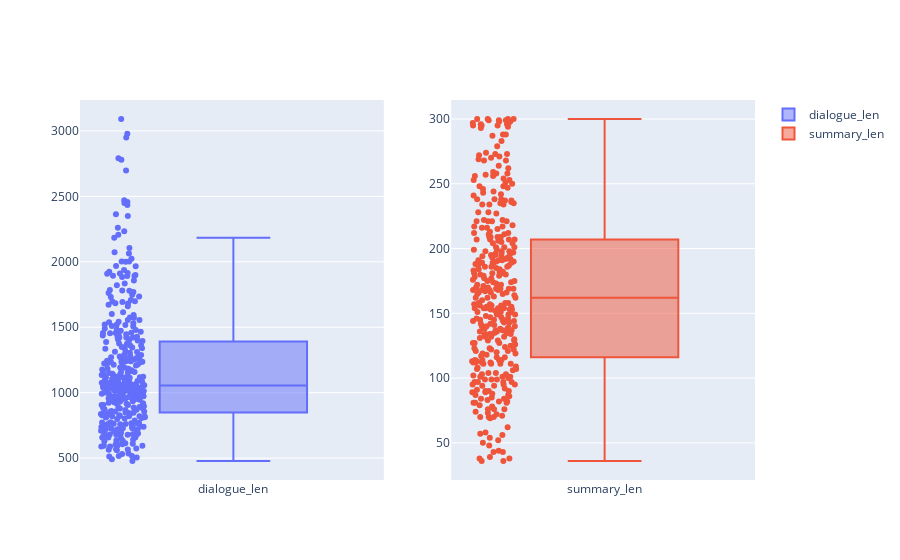

Write notebook code for a chart like this one.
### Code cell
df_r['dialogue_len'] = df_r.dialogue.apply(len)
df_r['summary_len'] = df_r.summary.apply(len)

vars = ['dialogue_len', 'summary_len']
fig = make_subplots(rows=1, cols=len(vars))
for i, var in enumerate(vars):
    fig.add_trace(
        go.Box(y=df_r[var],
        name=var),
        row=1, col=i+1
    )

fig.update_traces(boxpoints='all', jitter=.3)

### Figure 1 — Plotly figure (JSON) as saved in the notebook; plotly's stock layout.template omitted (floating-point values rounded to 4 significant figures; data arrays with more than 128 entries replaced by an {"elided": "..."} marker saying what was removed)
{"data": [{"boxpoints": "all", "jitter": 0.3, "name": "dialogue_len", "type": "box", "xaxis": "x", "y": {"elided": "362 int values"}, "yaxis": "y"}, {"boxpoints": "all", "jitter": 0.3, "name": "summary_len", "type": "box", "xaxis": "x2", "y": {"elided": "362 int values"}, "yaxis": "y2"}], "layout": {"xaxis": {"anchor": "y", "domain": [0, 0.45]}, "xaxis2": {"anchor": "y2", "domain": [0.55, 1]}, "yaxis": {"anchor": "x", "domain": [0, 1]}, "yaxis2": {"anchor": "x2", "domain": [0, 1]}}}
